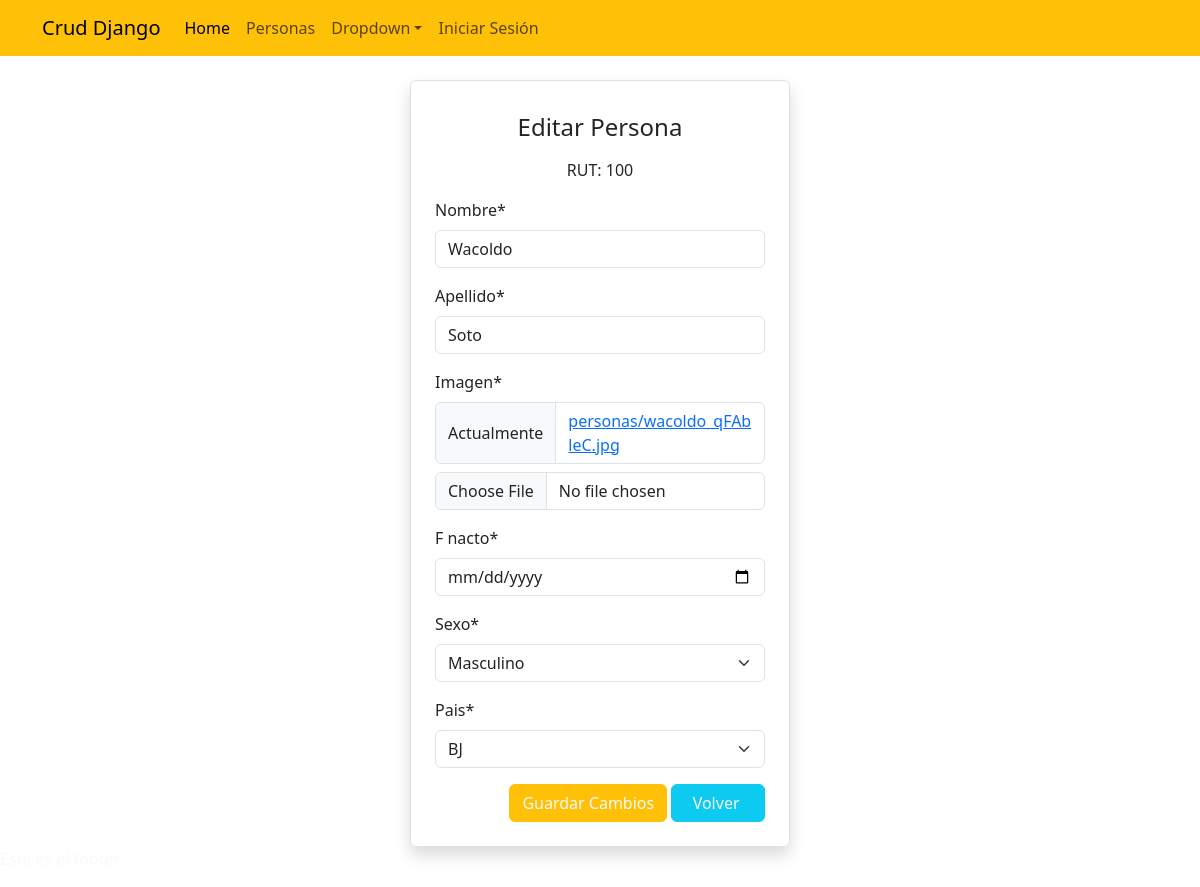
/modificar/100, run on an earlier commit of the app's database.
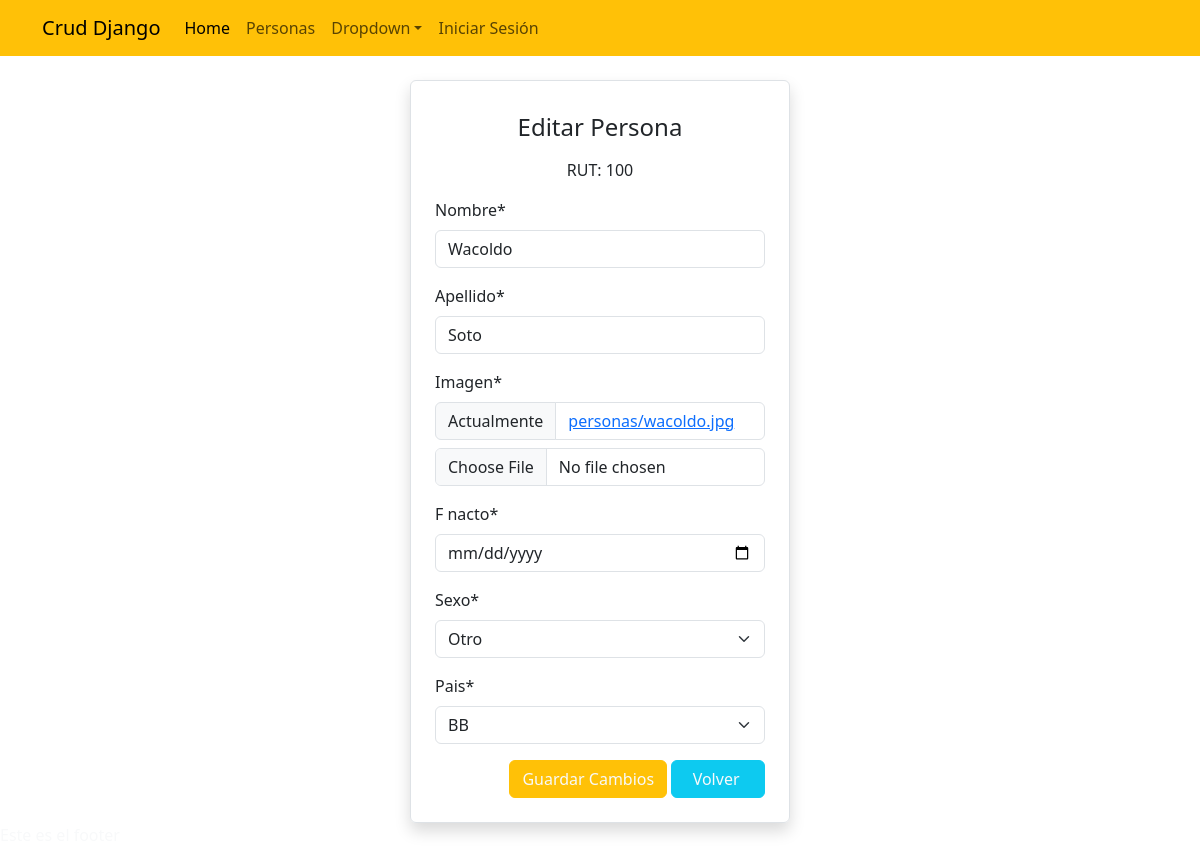
And on a later commit of the database.
### app_orm/models.py (models this page shows, shortened)
class Persona(models.Model):
    rut=models.CharField(max_length=10, primary_key=True, null=False)
    nombre=models.CharField(max_length=50, null=False)
    apellido=models.CharField(max_length=50, null=False)
    foto=models.ImageField("Imagen",upload_to='personas',null=True)
    f_nacto=models.DateField("Fecha de Nacimiento")
    sexo=models.CharField(max_length=10, default='Otro', choices=TIPO_SEXO)
    pais=models.CharField(max_length=50, choices=LISTA_PAISES, default='CL')

### app_orm/views.py (the view)
# urls.py: path('modificar/<id>',modificar,name="modificar"),
def modificar(request,id):
    persona=get_object_or_404(Persona,rut=id)
    form=UpdPersonaForm(instance=persona)
    datos={
        "form":form,
        "persona":persona
    }
    if request.method=="POST":
        form=UpdPersonaForm(data=request.POST,files=request.FILES, instance=persona)
        if form.is_valid():
            form.save()
            messages.warning(request,'Persona modificada')
            return redirect(to='personas')
    return render(request,'app_orm/modificar.html', datos)

### app_orm/forms.py
class UpdPersonaForm(forms.ModelForm):
    f_nacto=forms.DateField(widget=forms.DateInput(attrs={'type': 'date'}))
    class Meta:
        model = Persona
        fields = ['nombre','apellido','foto','f_nacto','sexo','pais']

### app_orm/templates/app_orm/modificar.html (shortened to what this page needs)
{% extends "app_orm/base.html" %}
{% load static %}
{% load crispy_forms_tags %}
{% block contenido %}
<div class="container">
    <div class="row mt-4">
        <div class="col-sm-4"></div>
        <div class="col-sm-4 border rounded p-4 shadow">
            <h4 class="text-center pb-2 mt-2">Editar Persona</h4>
            <p class="text-center"><span class="h6">RUT: </span>{{persona.rut}}</p>
            <form action="" method="post" enctype="multipart/form-data">
                {{form | crispy}}
                <div class="d-flex justify-content-end">
                    <input type="submit" value="Guardar Cambios" class='btn btn-warning text-light'>&nbsp;
                    <a href="{% url 'personas' %}" role="button" class="btn btn-info text-light text-center">&nbsp;&nbsp;Volver&nbsp; &nbsp;</a>
                </div>
            </form>
        </div>
        <div class="col-sm-4"></div>
    </div>
</div>
{% endblock contenido %}

What changed in the data, as far as the page shows it:
changed Persona "Wacoldo": sexo "Masculino" → "Otro"; pais "BJ" → "BB"
Also different on the page:
text no longer shown: "Nombre * Apellido * Imagen * Actualmente personas/wacoldo_qFAbleC.jpg F nacto * Sexo * Pais *"
text now shown: "Nombre * Apellido * Imagen * Actualmente personas/wacoldo.jpg F nacto * Sexo * Pais *"
